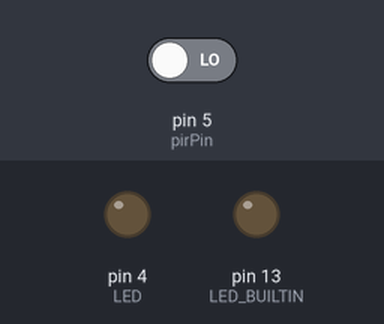
This sketch was run on a simulated Arduino Uno, built with avr-gcc and run on an emulated ATmega328P. Shown: output pins drawn as LEDs (lit = HIGH). The inputs (shaded band) are chosen by the test bench; at power-on: pin 5 (pirPin) LOW. What the sketch prints to the serial monitor is not drawn.

Above: at 1.2 s.
1.3 s: pin 5 (pirPin) driven HIGH
At 3.1 s:
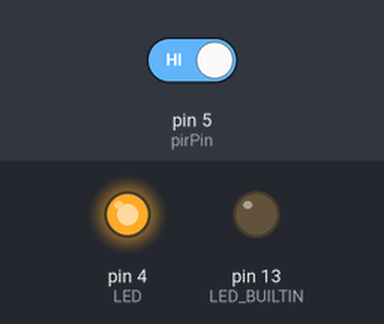
4.3 s: pin 5 (pirPin) driven LOW
At 4.9 s:
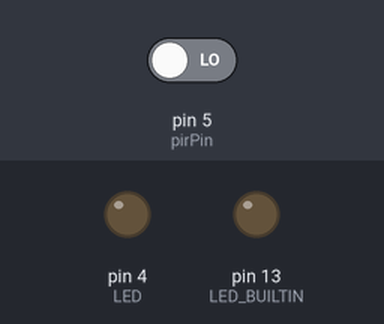
Timing chart, 0 to 7.3 s (numbered marks = the images above; inputs shaded):
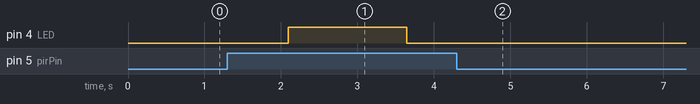

Measured:
- after the input at 1.3 s, pin 4 (LED): LOW → HIGH after 0.80 s, → LOW 1.5 s later
- after the input at 4.3 s, pin 4 (LED): stops changing and stays LOW

The sketch:

Working_PIR_on_MCU.ino
```cpp
int pirPin = 5; // This is D1 on the MCU
int LED = 4; // This is D2 on the MCU
int brightness = 0;    // how bright the LED is
int fadeAmount = 5;    // how many points to fade the LED by

void setup() {
  pinMode(LED, OUTPUT);
  pinMode(LED_BUILTIN, OUTPUT);
  pinMode(pirPin, INPUT);
  Serial.begin(115200);

}

void loop() {
  int  motionState = digitalRead(pirPin);
  if (motionState == 1) {
        Serial.println("Motion is detected.  Beginning fade loop.");
        analogWrite(LED, brightness);
  // change the brightness for next time through the loop:
  brightness = brightness + fadeAmount;
    // reverse the direction of the fading at the ends of the fade:
  if (brightness <= 0 || brightness >= 255) {
    fadeAmount = -fadeAmount;
  }
  // wait for 30 milliseconds to see the dimming effect
  delay(30);
  }
  else {
        Serial.println("Motion is clear.");
        //digitalWrite(LED, LOW);    // turn the LED off by making the voltage LOW
      }
}
```
